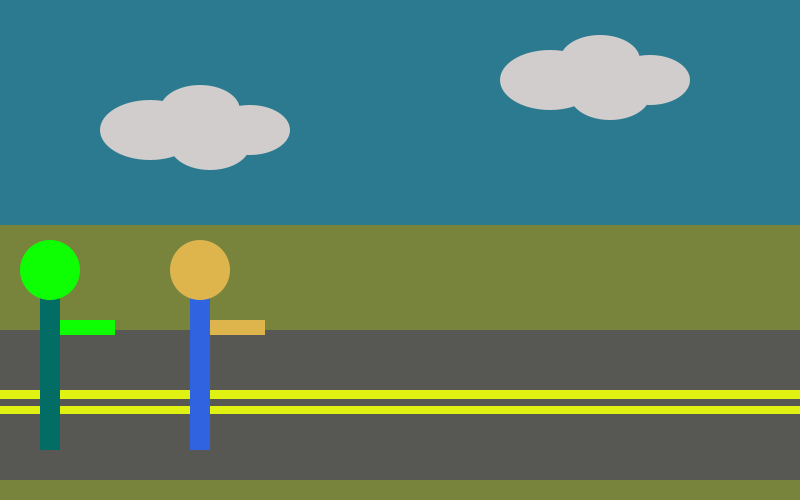
Frame 1 (no input)
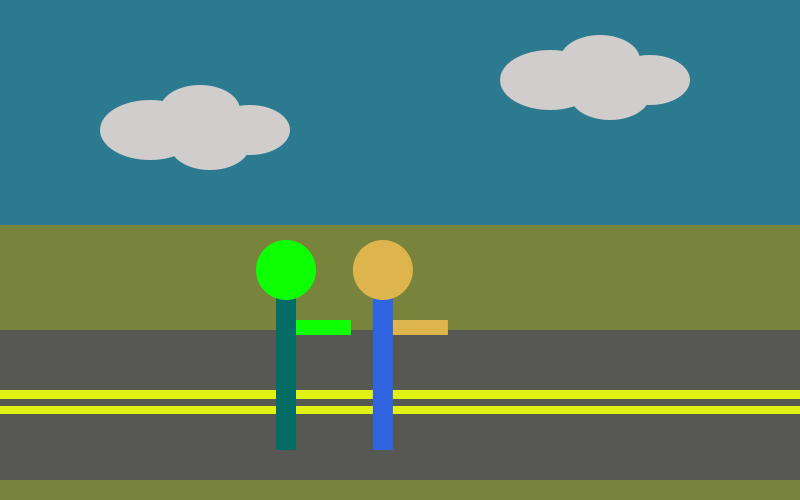
Frame 60 (the mouse pressed at the canvas centre just before this capture)
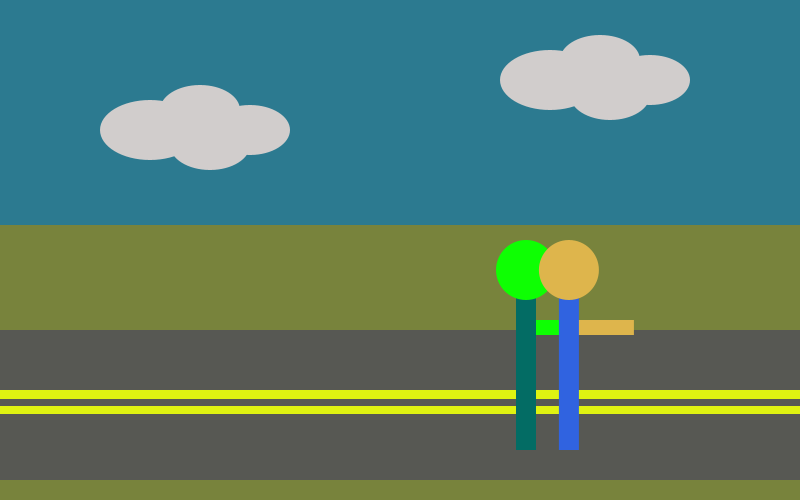
Frame 120 (the mouse held since frame 60 and released just before this capture)

The Processing sketch that drew these frames (run headless with seeded random() and noise(); from frame 60 on, the mouse is pressed at the canvas centre):

// Processing sketch: ZombieThing_1_12
// ── ZombieThing_1_12.pde
void setup() {
  //Size creates a canvas size.
  size(800, 500);
  noStroke();
}

float zombieX = 50, zombieY = 270;
float personX = 200, personY = 270;
float bloodD = 10;
float zombieArmX = zombieX-5;
float personArmX = personX-5;


void draw() {
  background(120, 131, 60);
  //Background
  fill(44, 122, 144);
  rect(0, 0, 800, 225);
  fill(87, 88, 83);
  rect(0, 330, 800, 150);
  fill(223, 242, 17);
  rect(0, 390, 800, 24);
  fill(87, 88, 83);
  rect(0, 399, 800, 7);
  //Clouds
  fill(209, 205, 204);
  ellipse(600, 60, 80, 50);
  fill(209, 205, 204);
  ellipse(550, 80, 100, 60);
  fill(209, 205, 204);
  ellipse(650, 80, 80, 50);
  fill(209, 205, 204);
  ellipse(610, 95, 80, 50);

  fill(209, 205, 204);
  ellipse(600-400, 60+50, 80, 50);
  fill(209, 205, 204);
  ellipse(550-400, 80+50, 100, 60);
  fill(209, 205, 204);
  ellipse(650-400, 80+50, 80, 50);
  fill(209, 205, 204);
  ellipse(610-400, 95+50, 80, 50);
  //Zombie
  fill(14, 255, 3);
  rect(zombieArmX, zombieY+50, 70, 15);
  fill(3, 108, 100);
  rect(zombieX-10, zombieY, 20, 180);
  fill(14, 255, 3);
  ellipse(zombieX, zombieY, 60, 60);
  //Person
  fill(222, 181, 76);
  rect(personArmX, personY+50, 70, 15);
  fill(48, 99, 224);
  rect(personX-10, personY, 20, 180);
  fill(222, 181, 76);
  ellipse(personX, personY, 60, 60);
  //Animation
  if (zombieX > personX) {
    fill(206, 28, 0);
    //ellipse(zombieX,zombieY,bloodD,bloodD);
    //bloodD +=10;
    zombieX +=-3;
    personX +=-4;
    zombieArmX = (zombieX-5) - 70;
    personArmX = (personX-5) - 70;
  } else {
    zombieX +=4;
    personX +=3.1;
    zombieArmX = (zombieX-5);
    personArmX = (personX-5);
  }
}
